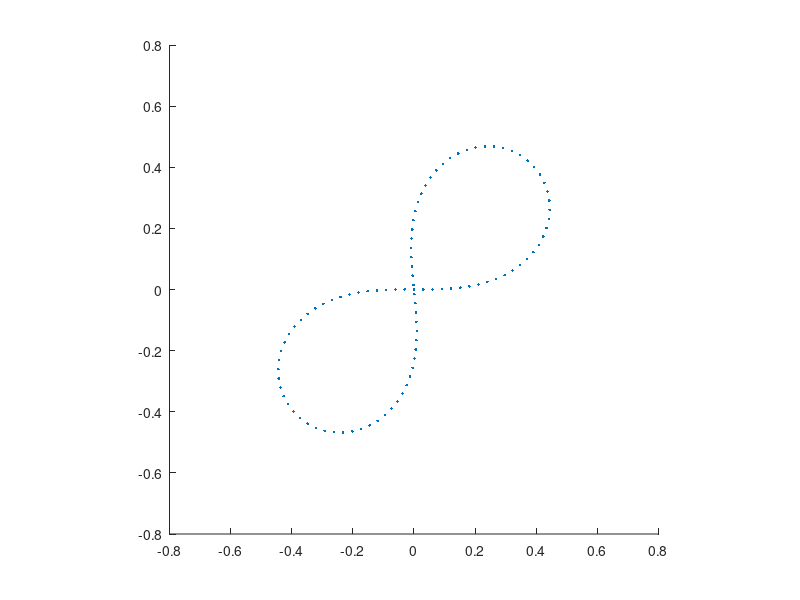

The MATLAB source for this figure:
clear;

%% Set up constants
s_f = 1;
V = .2;
t_f = s_f/V;
k_k = 15.1084;
k_s = 3;
k_theta = 2*pi/s_f;
T_f = k_s*t_f;

%% Set up differential equation for movement
f = @(t, state) [
V*cos(state(3));
V*sin(state(3));
k_k/k_s*sin(k_theta*V*t/k_s)*V
];

%% Solve and plot ODE
[t_out, state_out] = ode45(f,linspace(0,T_f,100),[0,0,0]);

scatter(state_out(:,1),state_out(:,2),'.');
daspect([1 1 1])